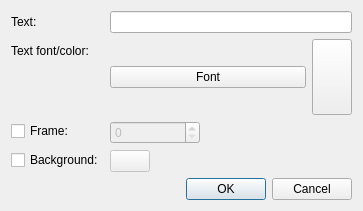
<?xml version="1.0" encoding="UTF-8"?>
<ui version="4.0">
 <class>Dialog</class>
 <widget class="QDialog" name="Dialog">
  <property name="geometry">
   <rect>
    <x>0</x>
    <y>0</y>
    <width>363</width>
    <height>211</height>
   </rect>
  </property>
  <property name="windowTitle">
   <string>Edit Text</string>
  </property>
  <layout class="QVBoxLayout" name="verticalLayout">
   <item>
    <layout class="QFormLayout" name="formLayout">
     <property name="fieldGrowthPolicy">
      <enum>QFormLayout::AllNonFixedFieldsGrow</enum>
     </property>
     <item row="1" column="0">
      <widget class="QLabel" name="laText">
       <property name="text">
        <string>Text:</string>
       </property>
      </widget>
     </item>
     <item row="1" column="1">
      <widget class="QLineEdit" name="leText"/>
     </item>
     <item row="2" column="0">
      <widget class="QLabel" name="laTextFontColor">
       <property name="text">
        <string>Text font/color:</string>
       </property>
      </widget>
     </item>
     <item row="2" column="1">
      <layout class="QHBoxLayout" name="horizontalLayout">
       <item>
        <widget class="QPushButton" name="pbFont">
         <property name="sizePolicy">
          <sizepolicy hsizetype="MinimumExpanding" vsizetype="Fixed">
           <horstretch>0</horstretch>
           <verstretch>0</verstretch>
          </sizepolicy>
         </property>
         <property name="minimumSize">
          <size>
           <width>110</width>
           <height>0</height>
          </size>
         </property>
         <property name="maximumSize">
          <size>
           <width>16777215</width>
           <height>16777215</height>
          </size>
         </property>
         <property name="baseSize">
          <size>
           <width>0</width>
           <height>0</height>
          </size>
         </property>
         <property name="text">
          <string>Font</string>
         </property>
        </widget>
       </item>
       <item>
        <widget class="QPushButton" name="pbTextColor">
         <property name="sizePolicy">
          <sizepolicy hsizetype="Minimum" vsizetype="Expanding">
           <horstretch>0</horstretch>
           <verstretch>0</verstretch>
          </sizepolicy>
         </property>
         <property name="maximumSize">
          <size>
           <width>40</width>
           <height>16777215</height>
          </size>
         </property>
         <property name="text">
          <string/>
         </property>
        </widget>
       </item>
      </layout>
     </item>
     <item row="3" column="0">
      <widget class="QCheckBox" name="cbFrameWidth">
       <property name="text">
        <string>Frame:</string>
       </property>
      </widget>
     </item>
     <item row="3" column="1">
      <widget class="QSpinBox" name="sbFrameWidth">
       <property name="enabled">
        <bool>false</bool>
       </property>
       <property name="maximumSize">
        <size>
         <width>90</width>
         <height>16777215</height>
        </size>
       </property>
       <property name="maximum">
        <number>10</number>
       </property>
      </widget>
     </item>
     <item row="4" column="0">
      <widget class="QCheckBox" name="cbBackground">
       <property name="text">
        <string>Background:</string>
       </property>
       <property name="checked">
        <bool>false</bool>
       </property>
      </widget>
     </item>
     <item row="4" column="1">
      <widget class="QPushButton" name="pbBackground">
       <property name="enabled">
        <bool>false</bool>
       </property>
       <property name="maximumSize">
        <size>
         <width>40</width>
         <height>16777215</height>
        </size>
       </property>
       <property name="text">
        <string/>
       </property>
      </widget>
     </item>
    </layout>
   </item>
   <item>
    <widget class="QDialogButtonBox" name="buttonBox">
     <property name="orientation">
      <enum>Qt::Horizontal</enum>
     </property>
     <property name="standardButtons">
      <set>QDialogButtonBox::Cancel|QDialogButtonBox::Ok</set>
     </property>
    </widget>
   </item>
  </layout>
 </widget>
 <resources/>
 <connections>
  <connection>
   <sender>buttonBox</sender>
   <signal>accepted()</signal>
   <receiver>Dialog</receiver>
   <slot>accept()</slot>
   <hints>
    <hint type="sourcelabel">
     <x>248</x>
     <y>254</y>
    </hint>
    <hint type="destinationlabel">
     <x>157</x>
     <y>274</y>
    </hint>
   </hints>
  </connection>
  <connection>
   <sender>buttonBox</sender>
   <signal>rejected()</signal>
   <receiver>Dialog</receiver>
   <slot>reject()</slot>
   <hints>
    <hint type="sourcelabel">
     <x>316</x>
     <y>260</y>
    </hint>
    <hint type="destinationlabel">
     <x>286</x>
     <y>274</y>
    </hint>
   </hints>
  </connection>
 </connections>
</ui>
